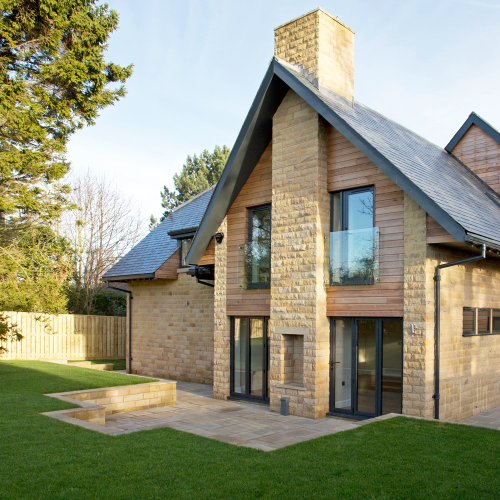
#> input picture pictures/home.jpg, 1000 x 1000 px, found by its file name (shown at 1/2 size)
$ python '1. 2D Histogram in OpenCV.py'
#> lines starting #> are read from the running program, lines starting #| are printed output that depends on the picture
# 2D Histogram in OpenCV

import numpy as np
import cv2 as cv
from matplotlib import pyplot as plt

img = cv.imread('pictures/home.jpg')
#> img is the input picture: shape (1000, 1000, 3); mean B, G, R 124.2, 147.7, 146.1
hsv = cv.cvtColor(img, cv.COLOR_BGR2HSV)
#> hsv: shape (1000, 1000, 3); mean H, S, V 51.4, 87.9, 159.4
hist = cv.calcHist([hsv], [0, 1], None, [180, 256], [0, 180, 0, 256])


#  çıktı
plt.subplot(221), plt.plot(hist)
plt.show();
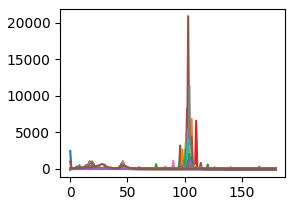
#> figure drawn by matplotlib, 1 panel; curve peaks at x = 0, y = 2461; curve peaks at x = 90, y = 586; curve peaks at x = 105, y = 2197

$ run again, with pictures/23Nisan.jpg copied over pictures/home.jpg
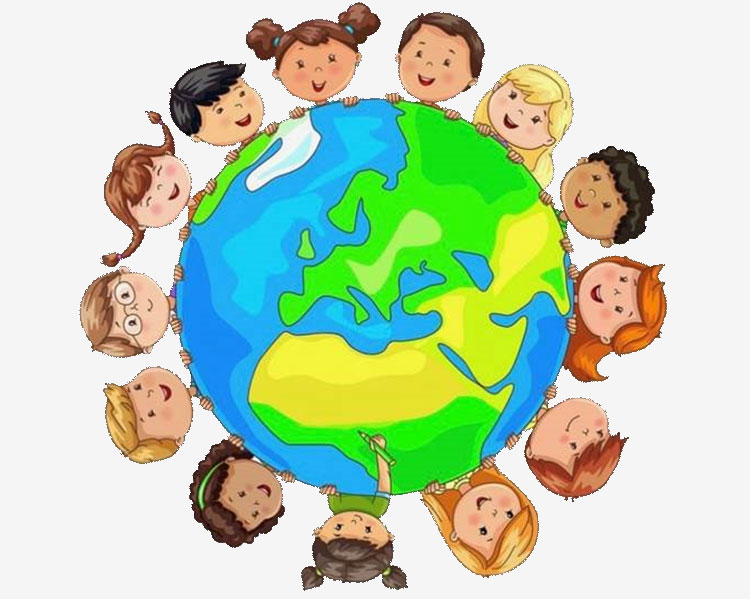
#> input picture pictures/23Nisan.jpg, 750 x 599 px, found by its file name
#> img is the input picture: shape (599, 750, 3); mean B, G, R 177.6, 209.2, 187.5
#> hsv: shape (599, 750, 3); mean H, S, V 25.5, 86, 227.3
#> `hist = cv.calcHist([hsv], [0, 1], None, [180, 256], [0, 180, 0, 256])`:
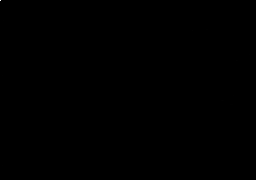
#> hist: shape (180, 256) float32; min 0, max 210397, mean 9.7; drawn with min black and max white
#> `plt.show();`:
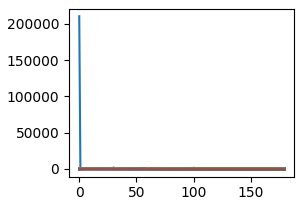
#> figure drawn by matplotlib, 1 panel; curve peaks at x = 0, y = 210397; curve peaks at x = 150, y = 78; curve peaks at x = 165, y = 907

$ run again, with pictures/adileNasit.jpg copied over pictures/home.jpg
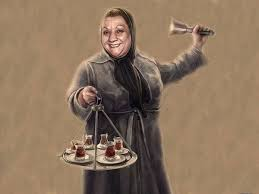
#> input picture pictures/adileNasit.jpg, 259 x 194 px, found by its file name
#> img is the input picture: shape (194, 259, 3); mean B, G, R 94.3, 117.1, 141
#> hsv: shape (194, 259, 3); mean H, S, V 27.6, 81.8, 141
#> `plt.show();`:
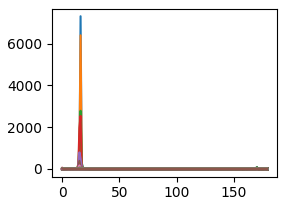
#> figure drawn by matplotlib, 1 panel; curve peaks at x = 0, y = 5
